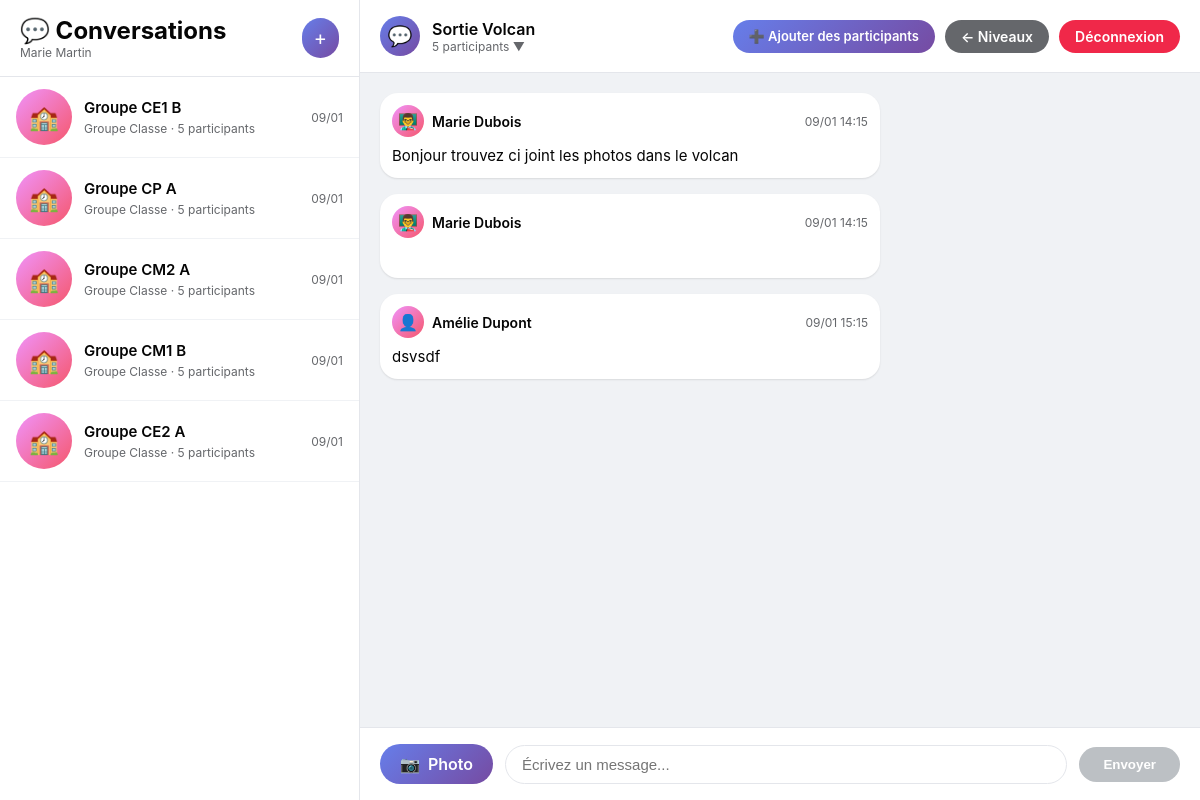
The app's page /niveaux/primaire/?conv=17 (signed in), older data.
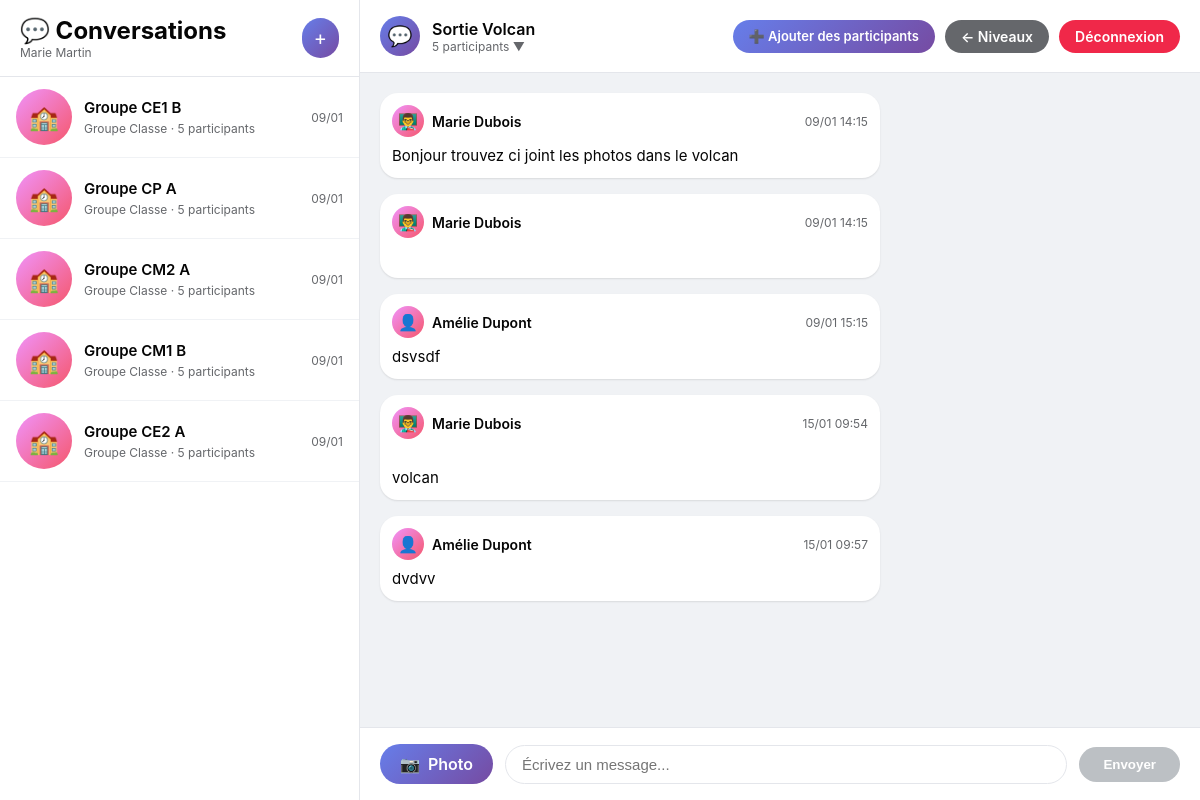
The same page, newer data.
### school_core/models.py (models this page shows, shortened)
class Conversation(models.Model):
    CONVERSATION_TYPES = [
        ('group', 'Groupe Classe'),
        ('private', 'Discussion Privée'),
    ]
    name = models.CharField(max_length=200, verbose_name="Nom de la conversation")
    conversation_type = models.CharField(
        max_length=10,
        choices=CONVERSATION_TYPES,
        default='private',
        verbose_name="Type"
    )
    classroom = models.ForeignKey(
        Classroom,
        on_delete=models.CASCADE,
        null=True,
        blank=True,
        related_name='conversations',
        verbose_name="Classe (pour groupes)"
    )
    participants = models.ManyToManyField(
        settings.AUTH_USER_MODEL,
        related_name='conversations',
        verbose_name="Participants"
    )
    created_by = models.ForeignKey(
        settings.AUTH_USER_MODEL,
        on_delete=models.SET_NULL,
        null=True,
        related_name='created_conversations',
        verbose_name="Créé par"
    )
    created_at = models.DateTimeField(auto_now_add=True, verbose_name="Date de création")
    last_message_at = models.DateTimeField(default=timezone.now, verbose_name="Dernier message")
    class Meta:
        verbose_name = "Conversation"
        verbose_name_plural = "Conversations"
        ordering = ['-last_message_at']

class Post(models.Model):
    author = models.ForeignKey(
        settings.AUTH_USER_MODEL,
        on_delete=models.CASCADE,
        verbose_name="Auteur"
    )
    conversation = models.ForeignKey(
        Conversation,
        on_delete=models.CASCADE,
        related_name='posts',
        verbose_name="Conversation",
        null=True,
        blank=True
    )
    classroom = models.ForeignKey(
        Classroom,
        on_delete=models.CASCADE,
        related_name='old_posts',
        verbose_name="Classe",
        null=True,
        blank=True
    )
    title = models.CharField(max_length=200, blank=True, verbose_name="Titre")
    image = models.ImageField(upload_to='posts/%Y/%m/', blank=True, verbose_name="Photo")
    description = models.TextField(blank=True, verbose_name="Description")
    created_at = models.DateTimeField(auto_now_add=True, verbose_name="Date de publication")
    is_published = models.BooleanField(default=True, verbose_name="Publié")
    class Meta:
        verbose_name = "Publication"
        verbose_name_plural = "Publications"
        ordering = ['-created_at']

### accounts/models.py (models this page shows, shortened)
class CustomUser(AbstractUser):
    is_parent = models.BooleanField(default=False, verbose_name="Est parent")
    is_teacher = models.BooleanField(default=False, verbose_name="Est professeur")
    is_director = models.BooleanField(default=False, verbose_name="Est directeur")

### interfaces/views_primaire.py (the view, shortened to what this page needs)
# urls.py: path('primaire/', views_primaire.primaire_dashboard, name='primaire_dashboard'),
@login_required
def primaire_dashboard(request):
    level = get_object_or_404(SchoolLevel, slug='primaire')
    if request.user.is_director:
        conversations = Conversation.objects.filter(
            Q(classroom__level=level) | Q(classroom__isnull=True, participants__children__classroom__level=level)
        ).distinct().order_by('-last_message_at')[:50]
    else:
        conversations = Conversation.objects.filter(
            Q(participants=request.user) | Q(created_by=request.user)
        ).filter(
            Q(classroom__level=level) | Q(classroom__isnull=True, participants__children__classroom__level=level)
        ).distinct().order_by('-last_message_at')[:50]
    conversation_id = request.GET.get('conv')
    if conversation_id:
        if request.user.is_director:
            selected_conversation = get_object_or_404(Conversation, id=conversation_id)
        else:
            selected_conversation = get_object_or_404(Conversation, id=conversation_id, participants=request.user)
    else:
        selected_conversation = conversations.first() if conversations.exists() else None
    posts = []
    if selected_conversation:
        posts = Post.objects.filter(
            conversation=selected_conversation,
            is_published=True
        ).select_related('author').order_by('-created_at')[:100]
    if request.user.is_director:
        classrooms = Classroom.objects.filter(level=level)
    elif request.user.is_teacher:
        classrooms = request.user.taught_classes.filter(level=level)
    elif request.user.is_parent:
        children = request.user.children.filter(classroom__level=level)
        classrooms = Classroom.objects.filter(level=level, students__in=children).distinct()
    else:
        classrooms = Classroom.objects.filter(level=level)
    context = {
        'level': level,
        'conversations': conversations,
        'selected_conversation': selected_conversation,
        'posts': posts,
        'can_post': True,
        'classrooms': classrooms,
        'can_create_conversation': request.user.is_teacher or request.user.is_director,
    }
    return render(request, 'primaire/messenger.html', context)

### interfaces/templates/primaire/messenger.html (shortened to what the changed rows need)
<!DOCTYPE html>
<html lang="fr">
<head>
</head>
<body>
    <div class="messenger-container">
        <div class="sidebar">
            <div class="sidebar-header">
                <div class="sidebar-header-left">
                    <h1>💬 Conversations</h1>
                </div>
            </div>
            <div class="conversation-list">
                {% if conversations %}
                    {% for conversation in conversations %}
                    <a href="?conv={{ conversation.id }}" class="conversation-item {% if selected_conversation and selected_conversation.id == conversation.id %}active{% endif %}">
                        <div class="conversation-icon {{ conversation.conversation_type }}">
                            {% if conversation.conversation_type == 'group' %}🏫{% else %}💬{% endif %}
                        </div>
                        <div class="conversation-info">
                            <div class="conversation-name">{{ conversation.name }}</div>
                            <div class="conversation-type">
                                {% if conversation.conversation_type == 'group' %}Groupe Classe{% else %}Discussion Privée{% endif %}
                                · {{ conversation.participants.count }} participants
                            </div>
                        </div>
                        <div class="conversation-time">
                            {{ conversation.last_message_at|date:"d/m" }}
                        </div>
                    </a>
                    {% endfor %}
                {% endif %}
            </div>
        </div>
        <div class="chat-area">
            {% if selected_conversation %}
            <div class="chat-header">
                <div class="chat-header-info">
                    <div class="chat-header-text">
                        <h2>{{ selected_conversation.name }}</h2>
                    </div>
                </div>
            </div>
            <div class="messages-container" id="messagesContainer">
                {% if posts %}
                    {% for post in posts reversed %}
                    <div class="photo-message">
                        <div class="photo-bubble">
                            <div class="photo-header">
                                <div class="photo-author-icon">
                                    {% if post.author.is_teacher %}👨‍🏫{% else %}👤{% endif %}
                                </div>
                                <span class="photo-author-name">
                                    {{ post.author.first_name }} {{ post.author.last_name }}
                                </span>
                                <span class="photo-time">{{ post.created_at|date:"d/m H:i" }}</span>
                            </div>
                            {% if post.description %}
                            <div class="photo-description">{{ post.description }}</div>
                            {% endif %}
                        </div>
                    </div>
                    {% endfor %}
                {% else %}
                    <div class="empty-state">
                        <div class="empty-state-icon">�</div>
                        <h3>Aucun message</h3>
                        <p>Les messages apparaîtront ici</p>
                    </div>
                {% endif %}
            </div>
            {% else %}
                <div class="empty-state" style="flex: 1; display: flex; flex-direction: column; justify-content: center;">
                    <div class="empty-state-icon">💬</div>
                    <h3>Sélectionnez une conversation</h3>
                    <p>Choisissez une conversation dans la liste</p>
                </div>
            {% endif %}
        </div>
    </div>
</body>
</html>

Row changes from the older to the newer data that the page shows:
added Post: author.first_name "Marie", author.last_name "Dubois", created_at "15/01 09:54", description "volcan"
added Post: author.first_name "Amélie", author.last_name "Dupont", created_at "15/01 09:57", description "dvdvv"
